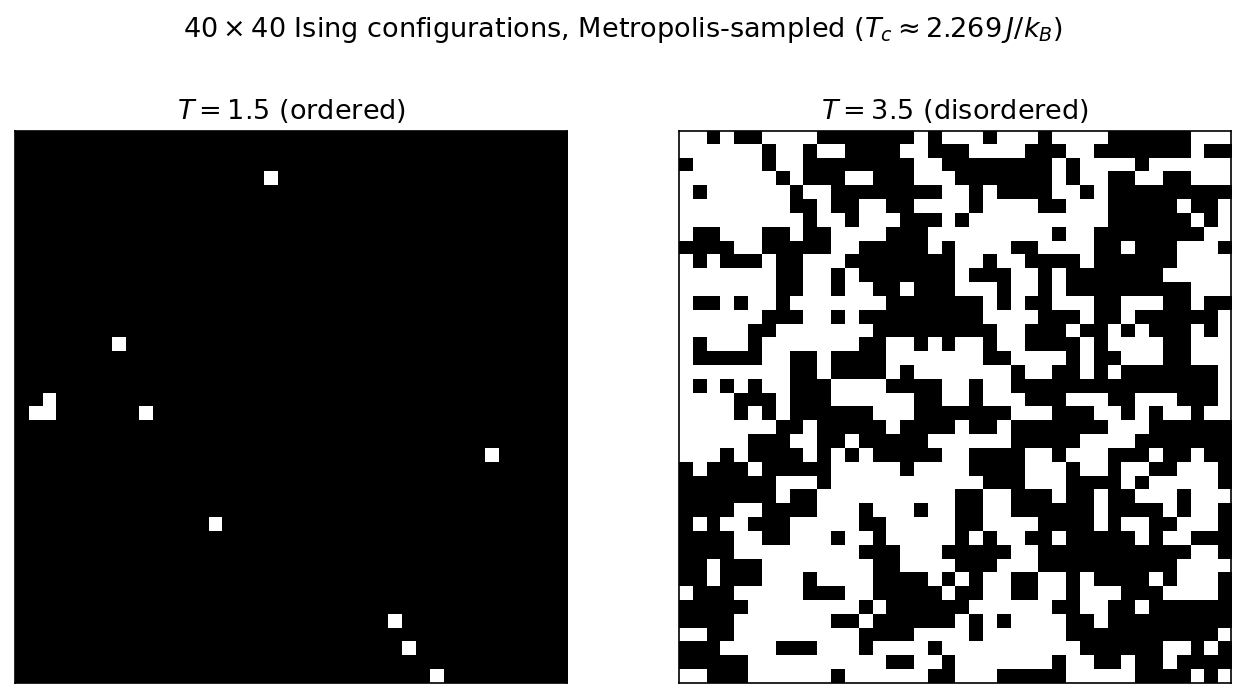

Source code (Python):
"""
Two 40x40 Ising configurations, one from each side of the phase transition.

The 2D Ising model, H = -J sum_{<ij>} s_i s_j (J = k_B = 1) on a periodic
L x L lattice, orders below the Onsager critical temperature
T_c = 2 / ln(1 + sqrt(2)) ~= 2.269 and is disordered above it. A human
glancing at either configuration below can name its phase immediately --
one is a near-uniform block of a single color pierced by a few small
minority-spin droplets, the other is uncorrelated salt-and-pepper noise.
That "immediately" is the puzzle Mehta et al. pose: what does a machine
have to learn to make the same call? Both configurations are drawn from
the same 40x40, periodic-boundary, Metropolis-sampled family as the
dataset in Mehta's notes.

Equilibration: both chains run for several thousand full-lattice
(checkerboard) sweeps. The T = 1.5 chain is started cold, from the
all-up configuration, rather than from a random one -- deep in the
ordered phase, single-spin-flip dynamics only ever has to nucleate and
heal small droplets, never erase a system-spanning domain wall, so it
equilibrates fast. (A random start can instead freeze into a multi-domain
state that local-update Metropolis will not mix out of on any reasonable
time scale.) The T = 3.5 chain, well above T_c with no metastability to
worry about, is started from a random configuration.

Output: assets/high-bias-low-variance/ising-phases.png
"""
import numpy as np
import matplotlib.pyplot as plt

L = 40                                   # lattice is L x L, periodic BCs
J = 1.0                                  # ferromagnetic coupling, k_B = 1
T_C = 2.0 / np.log(1.0 + np.sqrt(2.0))   # Onsager critical temperature ~= 2.269
T_LO, T_HI = 1.5, 3.5                    # ordered / disordered example temperatures
N_SWEEPS = 5000                          # full-lattice sweeps for equilibration


def checkerboard_sweep(spins, T, rng):
    """One full-lattice Metropolis sweep.

    Sites are two-colored like a checkerboard: on the square lattice with
    nearest-neighbor coupling, every site of one color is flanked only by
    sites of the other color, so an entire color can be updated at once
    with no conflicts -- a standard vectorization of single-spin-flip
    Metropolis dynamics.
    """
    Lx = spins.shape[0]
    i, j = np.indices((Lx, Lx))
    checker = (i + j) % 2
    for color in (0, 1):
        neighbor_sum = (np.roll(spins, 1, axis=0) + np.roll(spins, -1, axis=0)
                         + np.roll(spins, 1, axis=1) + np.roll(spins, -1, axis=1))
        dE = 2.0 * J * spins * neighbor_sum
        flip = (checker == color) & ((dE <= 0)
                                      | (rng.random((Lx, Lx)) < np.exp(-dE / T)))
        spins[flip] *= -1
    return spins


def sample_configuration(T, start, rng, n_sweeps=N_SWEEPS):
    spins = start.copy()
    for _ in range(n_sweeps):
        checkerboard_sweep(spins, T, rng)
    return spins


rng_lo = np.random.default_rng(0)
rng_hi = np.random.default_rng(1)

start_lo = np.ones((L, L))                            # cold start: all spins up
start_hi = rng_hi.choice([-1.0, 1.0], size=(L, L))     # random start

config_lo = sample_configuration(T_LO, start_lo, rng_lo)
config_hi = sample_configuration(T_HI, start_hi, rng_hi)

fig, (ax_lo, ax_hi) = plt.subplots(1, 2, figsize=(9, 4.7))

panels = ((ax_lo, config_lo, T_LO, "ordered"), (ax_hi, config_hi, T_HI, "disordered"))
for ax, config, T, phase in panels:
    ax.imshow(config, cmap="binary", vmin=-1, vmax=1, interpolation="nearest")
    ax.set_title(f"$T = {T:g}$ ({phase})", fontsize=13)
    ax.set_xticks([])
    ax.set_yticks([])
    ax.set_aspect("equal")

fig.suptitle(rf"$40\times 40$ Ising configurations, Metropolis-sampled "
             rf"($T_c \approx {T_C:.3f}\,J/k_B$)", fontsize=13)
plt.tight_layout(rect=[0, 0, 1, 0.93])
plt.savefig("assets/high-bias-low-variance/ising-phases.png", dpi=150,
            bbox_inches="tight")
plt.close()

m_lo, m_hi = config_lo.mean(), config_hi.mean()
print("saved assets/high-bias-low-variance/ising-phases.png")
print(f"T = {T_LO} (ordered):    m = {m_lo:+.3f}")
print(f"T = {T_HI} (disordered): m = {m_hi:+.3f}")
